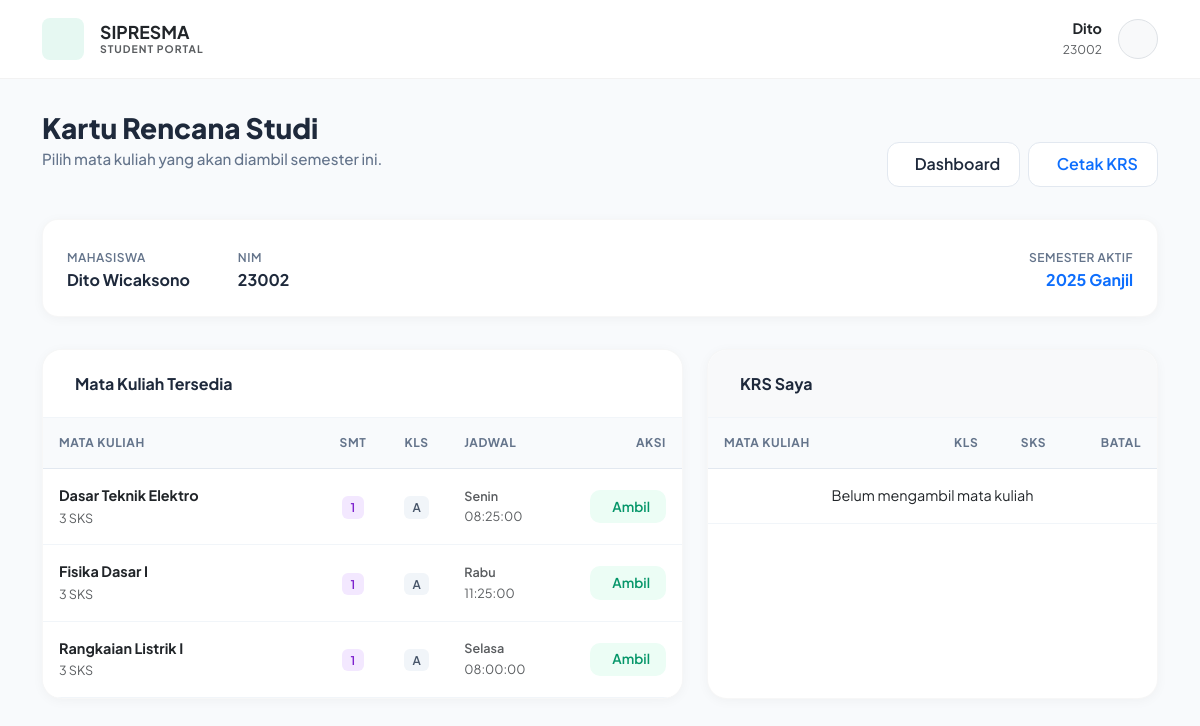
The app's page /krs/index.php (signed in) with its own data.
### tables this page shows
CREATE TABLE `mahasiswa` (
  `nim` varchar(20) NOT NULL,
  `id_user` int(11) NOT NULL,
  `id_prodi` int(11) NOT NULL,
  `dosen_wali` varchar(20) DEFAULT NULL,
  `nama_lengkap` varchar(100) NOT NULL,
  `angkatan` year(4) NOT NULL,
  `ipk_terakhir` decimal(3,2) DEFAULT 0.00,
  `sks_tempuh` int(11) DEFAULT 0,
  `status_akademik` enum('aktif','cuti','do','lulus') DEFAULT 'aktif'
);

CREATE TABLE `semester` (
  `id_semester` int(11) NOT NULL,
  `nama_semester` varchar(20) NOT NULL,
  `status` enum('aktif','non-aktif') DEFAULT 'non-aktif'
);

CREATE TABLE `kelas` (
  `id_kelas` int(11) NOT NULL,
  `kode_mk` varchar(10) NOT NULL,
  `nidn` varchar(20) NOT NULL,
  `nama_kelas` varchar(5) NOT NULL,
  `kuota` int(11) NOT NULL DEFAULT 40,
  `hari` varchar(10) NOT NULL,
  `jam_mulai` time NOT NULL,
  `jam_selesai` time NOT NULL
);

CREATE TABLE `matakuliah` (
  `kode_mk` varchar(20) NOT NULL,
  `id_prodi` int(11) NOT NULL,
  `nama_mk` varchar(100) NOT NULL,
  `sks` int(11) NOT NULL,
  `semester_paket` int(11) DEFAULT NULL
);

### krs/index.php (the view, shortened to what this page needs)
<?php
include '../config/koneksi.php';
$username = $_SESSION['username'];
$q_mhs = mysqli_query($koneksi, "
    SELECT m.*, u.username
    FROM mahasiswa m
    JOIN user u ON m.id_user = u.id_user
    WHERE u.username='$username'
");
$data_mhs = mysqli_fetch_assoc($q_mhs);
$nim_saya = $data_mhs['nim'];
$nama_saya = $data_mhs['nama_lengkap'];
$id_prodi_saya = $data_mhs['id_prodi'];
$nama_depan = explode(' ', trim($nama_saya))[0];
$q_smt = mysqli_query($koneksi, "SELECT * FROM semester WHERE status='aktif'");
$smt_aktif = mysqli_fetch_assoc($q_smt);
$id_smt_aktif = $smt_aktif['id_semester'];
?>
<!DOCTYPE html>
<html lang="id">
<head>
    <link href="https://cdn.jsdelivr.net/npm/bootstrap@5.3.0/dist/css/bootstrap.min.css" rel="stylesheet">
</head>
<body>
    <nav class="navbar navbar-expand-lg navbar-clean">
        <div class="container">
            <a class="navbar-brand d-flex align-items-center gap-3" href="#">
                <div class="logo-box">
                </div>
                <div style="line-height: 1.2;">
                    <h5 class="fw-bold mb-0 text-dark" style="font-size: 1.1rem;">SIPRESMA</h5>
                    <small class="text-muted fw-bold" style="font-size: 0.65rem; letter-spacing: 1px; display: block;">
                        STUDENT PORTAL
                    </small>
                </div>
            </a>
            <div class="d-flex align-items-center gap-3">
                <div class="d-none d-md-block text-end" style="line-height: 1.2;">
                    <span class="fw-bold d-block text-dark" style="font-size: 0.9rem;">
                        <?php echo $nama_depan; ?>
                    </span>
                    <small class="text-muted" style="font-size: 0.75rem;">
                        <?php echo $nim_saya; ?>
                    </small>
                </div>
                <div class="bg-light rounded-circle border p-1 d-flex align-items-center justify-content-center" style="width: 40px; height: 40px;">
                </div>
            </div>
        </div>
    </nav>
    <div class="container">
        <div class="page-header">
            <div>
                <h2 class="page-title">Kartu Rencana Studi</h2>
                <p class="page-subtitle">Pilih mata kuliah yang akan diambil semester ini.</p>
            </div>
            <div class="d-flex gap-2">
                <a href="../dashboard/welcome_mhs.php" class="btn-clean">
                    <iconify-icon icon="solar:arrow-left-linear"></iconify-icon> Dashboard
                </a>
                <a href="cetak.php" target="_blank" class="btn-clean text-primary">
                    <iconify-icon icon="solar:printer-bold"></iconify-icon> Cetak KRS
                </a>
            </div>
        </div>
        <div class="info-box">
            <div class="d-flex gap-5">
                <div class="info-item">
                    <label>Mahasiswa</label>
                    <div><?php echo $data_mhs['nama_lengkap']; ?></div>
                </div>
                <div class="info-item">
                    <label>NIM</label>
                    <div><?php echo $nim_saya; ?></div>
                </div>
            </div>
            <div class="info-item text-end">
                <label>Semester Aktif</label>
                <div class="text-primary"><?php echo $smt_aktif['nama_semester']; ?></div>
            </div>
        </div>
        <div class="row g-4">
            <div class="col-lg-7">
                <div class="card-modern">
                    <div class="card-header-clean">
                        <div class="d-flex align-items-center gap-2">
                            <h6 class="card-title">Mata Kuliah Tersedia</h6>
                        </div>
                    </div>
                    <div class="table-responsive" style="max-height: 500px; overflow-y: auto;">
                        <table class="table table-custom mb-0">
                            <thead class="sticky-top bg-white" style="z-index: 5;">
                                <tr>
                                    <th width="45%">Mata Kuliah</th>
                                    <th width="10%" class="text-center">Smt</th>
                                    <th width="10%" class="text-center">Kls</th>
                                    <th width="20%">Jadwal</th>
                                    <th width="15%" class="text-end">Aksi</th>
                                </tr>
                            </thead>
                            <tbody>
                                <?php
                                $query_tersedia = mysqli_query($koneksi, "
                                    SELECT k.*, m.nama_mk, m.sks, m.semester_paket, m.id_prodi
                                    FROM kelas k
                                    JOIN matakuliah m ON k.kode_mk = m.kode_mk
                                    WHERE
                                    m.id_prodi = '$id_prodi_saya'
                                    AND
                                    k.id_kelas NOT IN (
                                        SELECT id_kelas FROM krs WHERE nim='$nim_saya' AND id_semester='$id_smt_aktif'
                                    )
                                    ORDER BY m.semester_paket ASC, m.nama_mk ASC
                                ");
                                while($row = mysqli_fetch_assoc($query_tersedia)) {
                                ?>
                                    <tr>
                                        <td>
                                            <span class="fw-bold text-dark d-block"><?php echo $row['nama_mk']; ?></span>
                                            <small class="text-muted"><?php echo $row['sks']; ?> SKS</small>
                                        </td>
                                        <td class="text-center">
                                            <span class="badge-pill badge-purple"><?php echo $row['semester_paket']; ?></span>
                                        </td>
                                        <td class="text-center">
                                            <span class="badge-pill badge-gray"><?php echo $row['nama_kelas']; ?></span>
                                        </td>
                                        <td>
                                            <small class="text-muted fw-semibold d-block"><?php echo $row['hari']; ?></small>
                                            <small class="text-muted"><?php echo $row['jam_mulai']; ?></small>
                                        </td>
                                        <td class="text-end">
                                            <form action="create.php" method="POST" class="m-0">
                                                <button type="submit" name="ambil" class="btn-primary-soft border-0">
                                                    <iconify-icon icon="solar:add-circle-bold"></iconify-icon> Ambil
                                                </button>
                                            </form>
                                        </td>
                                    </tr>
                                <?php } ?>
                            </tbody>
                        </table>
                    </div>
                </div>
            </div>
            <div class="col-lg-5">
                <div class="card-modern">
                    <div class="card-header-clean bg-light">
                        <div class="d-flex align-items-center gap-2">
                            <h6 class="card-title">KRS Saya</h6>
                        </div>
                    </div>
                    <div class="table-responsive">
                        <table class="table table-custom mb-0">
                            <thead>
                                <tr>
                                    <th width="50%">Mata Kuliah</th>
                                    <th width="15%" class="text-center">Kls</th>
                                    <th width="15%" class="text-center">SKS</th>
                                    <th width="20%" class="text-end">Batal</th>
                                </tr>
                            </thead>
                            <tbody>
                                <?php
                                $query_krs = mysqli_query($koneksi, "
                                    SELECT krs.id_krs, m.nama_mk, m.sks, k.nama_kelas
                                    FROM krs
                                    JOIN kelas k ON krs.id_kelas = k.id_kelas
                                    JOIN matakuliah m ON k.kode_mk = m.kode_mk
                                    WHERE krs.nim='$nim_saya' AND krs.id_semester='$id_smt_aktif'
                                ");
                                if(mysqli_num_rows($query_krs) == 0) {
                                    echo "<tr><td colspan='4' class='empty-state'>
                                        Belum mengambil mata kuliah
                                    </td></tr>";
                                }
                                ?>
                            </tbody>
                        </table>
                    </div>
                </div>
            </div>
        </div>
    </div>
</body>
</html>

### krs/index.php (style rules this page uses)
:root { --primary: #10b981; --bg-body: #f8fafc; --text-main: #1e293b; --text-muted: #64748b; --card-shadow: 0 2px 12px rgba(0,0,0,0.04); }
body { font-family: 'Plus Jakarta Sans', sans-serif; background-color: var(--bg-body); color: var(--text-main); min-height: 100vh; padding-bottom: 3rem; }
.navbar-clean { background: white; border-bottom: 1px solid rgba(0,0,0,0.05); padding: 0.8rem 0; position: sticky; top: 0; z-index: 100; }
.logo-box { background: rgba(16, 185, 129, 0.1); color: #10b981; width: 42px; height: 42px; border-radius: 8px; display: flex; align-items: center; justify-content: center; }
.page-header { margin-top: 2rem; margin-bottom: 2rem; display: flex; justify-content: space-between; align-items: end; }
.page-title { font-size: 1.75rem; font-weight: 800; color: var(--text-main); margin-bottom: 0.25rem; }
.page-subtitle { color: var(--text-muted); font-size: 0.95rem; font-weight: 500; }
.card-modern { background: white; border-radius: 20px; border: 1px solid rgba(0,0,0,0.03); box-shadow: var(--card-shadow); overflow: hidden; height: 100%; }
.card-header-clean { padding: 1.5rem; border-bottom: 1px solid #f1f5f9; background: white; display: flex; align-items: center; justify-content: space-between; }
.card-title { font-weight: 700; font-size: 1rem; color: var(--text-main); margin: 0; }
.info-box { background: white; border-radius: 16px; padding: 1.5rem; border: 1px solid rgba(0,0,0,0.03); box-shadow: var(--card-shadow); margin-bottom: 2rem; display: flex; align-items: center; justify-content: space-between; }
.info-item label { font-size: 0.75rem; color: var(--text-muted); font-weight: 600; text-transform: uppercase; letter-spacing: 0.5px; }
.info-item div { font-size: 1rem; font-weight: 700; color: var(--text-main); }
.table-custom thead th { background-color: #f8fafc; color: var(--text-muted); font-weight: 700; font-size: 0.75rem; text-transform: uppercase; letter-spacing: 0.05em; padding: 1rem; border-bottom: 1px solid #e2e8f0; border-top: none; }
.table-custom tbody td { padding: 1rem; vertical-align: middle; border-bottom: 1px solid #f1f5f9; font-size: 0.9rem; }
.btn-clean { background: white; border: 1px solid #e2e8f0; color: var(--text-main); font-weight: 600; padding: 0.6rem 1.2rem; border-radius: 12px; display: inline-flex; align-items: center; gap: 8px; transition: all 0.2s; text-decoration: none; }
.btn-primary-soft { background: #ecfdf5; color: #059669; border: 1px solid #a7f3d0; font-weight: 600; padding: 0.4rem 1rem; border-radius: 10px; display: inline-flex; align-items: center; gap: 6px; transition: all 0.2s; font-size: 0.85rem; }
.badge-pill { padding: 0.3em 0.7em; border-radius: 6px; font-weight: 600; font-size: 0.75rem; }
.badge-gray { background: #f1f5f9; color: #475569; }
.badge-purple { background: #f3e8ff; color: #7e22ce; }
.empty-state { padding: 3rem 1rem; text-align: center; color: var(--text-muted); }

### records on screen
mahasiswa: nama_lengkap "Dito", nim "23002", nama_lengkap "Dito Wicaksono"
semester: nama_semester "2025 Ganjil"
kelas: kode_mk.nama_mk "Dasar Teknik Elektro", kode_mk.sks "3", kode_mk.semester_paket "1", nama_kelas "A", hari "Senin", jam_mulai "08:25:00"
kelas: kode_mk.nama_mk "Fisika Dasar I", kode_mk.sks "3", kode_mk.semester_paket "1", nama_kelas "A", hari "Rabu", jam_mulai "11:25:00"
kelas: kode_mk.nama_mk "Rangkaian Listrik I", kode_mk.sks "3", kode_mk.semester_paket "1", nama_kelas "A", hari "Selasa", jam_mulai "08:00:00"
